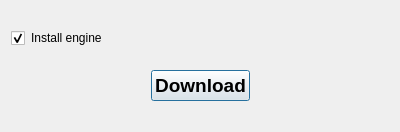
<?xml version="1.0" encoding="UTF-8"?>
<ui version="4.0">
 <class>ContentDownloadDialog</class>
 <widget class="QDialog" name="ContentDownloadDialog">
  <property name="geometry">
   <rect>
    <x>0</x>
    <y>0</y>
    <width>400</width>
    <height>132</height>
   </rect>
  </property>
  <property name="minimumSize">
   <size>
    <width>400</width>
    <height>132</height>
   </size>
  </property>
  <property name="maximumSize">
   <size>
    <width>400</width>
    <height>200</height>
   </size>
  </property>
  <property name="windowTitle">
   <string>Download content</string>
  </property>
  <layout class="QVBoxLayout" name="verticalLayout">
   <item>
    <spacer name="verticalSpacer">
     <property name="orientation">
      <enum>Qt::Vertical</enum>
     </property>
     <property name="sizeType">
      <enum>QSizePolicy::Fixed</enum>
     </property>
     <property name="sizeHint" stdset="0">
      <size>
       <width>20</width>
       <height>20</height>
      </size>
     </property>
    </spacer>
   </item>
   <item>
    <layout class="QHBoxLayout" name="horizontalLayout" stretch="0,1">
     <item>
      <widget class="QCheckBox" name="installEngineCheckBox">
       <property name="sizePolicy">
        <sizepolicy hsizetype="Preferred" vsizetype="Preferred">
         <horstretch>0</horstretch>
         <verstretch>0</verstretch>
        </sizepolicy>
       </property>
       <property name="checkable">
        <bool>true</bool>
       </property>
       <property name="checked">
        <bool>true</bool>
       </property>
      </widget>
     </item>
     <item>
      <widget class="QLabel" name="installEngineLabel">
       <property name="text">
        <string>Install engine</string>
       </property>
       <property name="textFormat">
        <enum>Qt::AutoText</enum>
       </property>
       <property name="scaledContents">
        <bool>true</bool>
       </property>
       <property name="alignment">
        <set>Qt::AlignLeading|Qt::AlignLeft|Qt::AlignTop</set>
       </property>
       <property name="wordWrap">
        <bool>true</bool>
       </property>
      </widget>
     </item>
    </layout>
   </item>
   <item>
    <spacer name="verticalSpacer_2">
     <property name="orientation">
      <enum>Qt::Vertical</enum>
     </property>
     <property name="sizeHint" stdset="0">
      <size>
       <width>20</width>
       <height>65</height>
      </size>
     </property>
    </spacer>
   </item>
   <item>
    <layout class="QHBoxLayout" name="horizontalLayout_2">
     <item>
      <spacer name="horizontalSpacer">
       <property name="orientation">
        <enum>Qt::Horizontal</enum>
       </property>
       <property name="sizeHint" stdset="0">
        <size>
         <width>40</width>
         <height>20</height>
        </size>
       </property>
      </spacer>
     </item>
     <item>
      <widget class="QPushButton" name="downloadButton">
       <property name="font">
        <font>
         <pointsize>14</pointsize>
         <weight>75</weight>
         <bold>true</bold>
        </font>
       </property>
       <property name="text">
        <string>Download</string>
       </property>
       <property name="default">
        <bool>true</bool>
       </property>
       <property name="flat">
        <bool>false</bool>
       </property>
      </widget>
     </item>
     <item>
      <spacer name="horizontalSpacer_2">
       <property name="orientation">
        <enum>Qt::Horizontal</enum>
       </property>
       <property name="sizeHint" stdset="0">
        <size>
         <width>40</width>
         <height>20</height>
        </size>
       </property>
      </spacer>
     </item>
    </layout>
   </item>
   <item>
    <spacer name="verticalSpacer_3">
     <property name="orientation">
      <enum>Qt::Vertical</enum>
     </property>
     <property name="sizeType">
      <enum>QSizePolicy::Fixed</enum>
     </property>
     <property name="sizeHint" stdset="0">
      <size>
       <width>20</width>
       <height>20</height>
      </size>
     </property>
    </spacer>
   </item>
  </layout>
 </widget>
 <tabstops>
  <tabstop>downloadButton</tabstop>
  <tabstop>installEngineCheckBox</tabstop>
 </tabstops>
 <resources/>
 <connections/>
</ui>
